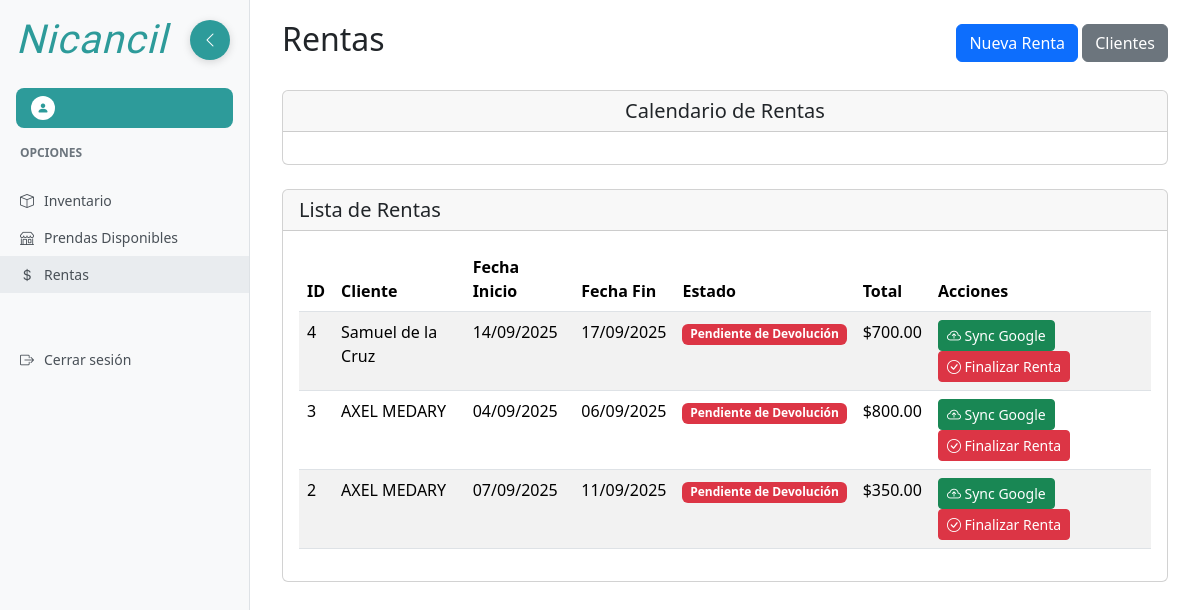
Before: /rentas/ with the older database file.
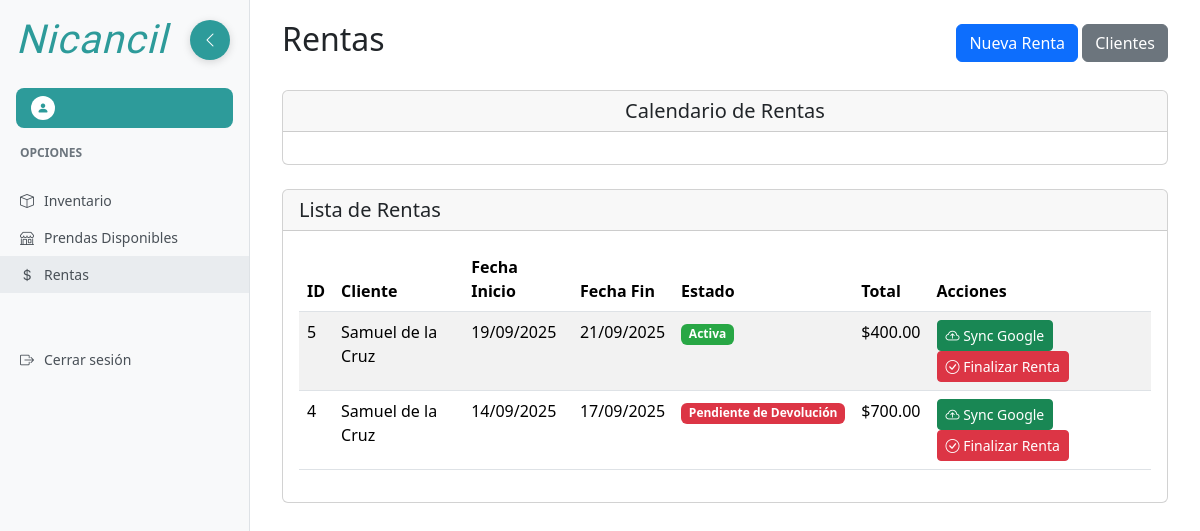
After: the same page with the newer database file.
### rentas/models.py (models this page shows, shortened)
class Renta(models.Model):
    ESTADOS = (
        ('activa', 'Activa'),
        ('pendiente_devolucion', 'Pendiente de Devolución'),
        ('finalizada', 'Finalizada'),
    )
    cliente = models.ForeignKey(Cliente, on_delete=models.CASCADE, related_name='rentas')
    prendas = models.ManyToManyField(PrendaUnidad, related_name='rentas')
    fecha_inicio = models.DateTimeField()
    fecha_fin = models.DateTimeField()
    precio_total = models.DecimalField(max_digits=10, decimal_places=2, default=0)
    estado = models.CharField(max_length=20, choices=ESTADOS, default='activa')
    fecha_creacion = models.DateTimeField(auto_now_add=True)
    class Meta:
        verbose_name = "Renta"
        verbose_name_plural = "Rentas"
        ordering = ['-fecha_creacion']

class Cliente(models.Model):
    nombre = models.CharField(max_length=100)
    telefono = models.CharField(max_length=15)
    correo = models.EmailField()
    direccion = models.TextField()
    fecha_registro = models.DateTimeField(auto_now_add=True)
    class Meta:
        verbose_name = "Cliente"
        verbose_name_plural = "Clientes"
        ordering = ['nombre']

### rentas/views.py (the view)
# urls.py: path('', views.lista_rentas, name='lista_rentas'),
def lista_rentas(request):
    from django.utils import timezone
    rentas_vencidas = Renta.objects.filter(
        estado='activa',
        fecha_fin__lt=timezone.now()
    )
    rentas_vencidas.update(estado='pendiente_devolucion')
    rentas = Renta.objects.all().order_by('-fecha_creacion')
    rentas_calendario = Renta.objects.filter(estado__in=['activa', 'pendiente_devolucion'])
    eventos_calendario = []
    for renta in rentas_calendario:
        color = '#007bff' if renta.estado == 'activa' else '#dc3545'
        eventos_calendario.append({
            'title': f"Renta #{renta.id} - {renta.cliente.nombre}",
            'start': renta.fecha_inicio.strftime('%Y-%m-%d'),
            'end': renta.fecha_fin.strftime('%Y-%m-%d'),
            'color': color,
            'textColor': '#fff'
        })
    return render(request, 'rentas/lista_rentas.html', {
        'rentas': rentas,
        'eventos_calendario': json.dumps(eventos_calendario)
    })

### templates/rentas/lista_rentas.html (shortened to what this page needs)
{% extends 'base_dashboard.html' %}
{% block extra_head %}
<link href='https://cdn.jsdelivr.net/npm/fullcalendar@5.11.3/main.min.css' rel='stylesheet' />
{% endblock %}
{% block content %}
<div class="container-fluid">
    <div class="d-flex justify-content-between align-items-center mb-4">
        <h2>Rentas</h2>
        <div>
            <a href="{% url 'nueva_renta' %}" class="btn btn-primary">
                 Nueva Renta
            </a>
            <a href="{% url 'lista_clientes' %}" class="btn btn-secondary">
                 Clientes
            </a>
        </div>
    </div>
    <div class="row mb-4">
        <div class="col-12">
            <div class="card">
                <div class="card-header text-center">
                    <h5 class="mb-0">Calendario de Rentas</h5>
                </div>
                <div class="card-body">
                </div>
            </div>
        </div>
    </div>
    <div class="row">
        <div class="col-12">
            <div class="card">
                <div class="card-header">
                    <h5 class="mb-0">Lista de Rentas</h5>
                </div>
                <div class="card-body">
                    <table class="table table-striped">
                        <thead>
                            <tr>
                                <th>ID</th>
                                <th>Cliente</th>
                                <th>Fecha Inicio</th>
                                <th>Fecha Fin</th>
                                <th>Estado</th>
                                <th>Total</th>
                                <th>Acciones</th>
                            </tr>
                        </thead>
                        <tbody>
                            {% for renta in rentas %}
                            <tr>
                                <td>{{ renta.id }}</td>
                                <td>{{ renta.cliente.nombre }}</td>
                                <td>{{ renta.fecha_inicio|date:"d/m/Y" }}</td>
                                <td>{{ renta.fecha_fin|date:"d/m/Y" }}</td>
                                <td>
                                    <span class="badge" style="
                                        {% if renta.estado == 'activa' %}
                                            background-color: #28a745; color: white;
                                        {% elif renta.estado == 'pendiente_devolucion' %}
                                            background-color: #dc3545; color: white;
                                        {% elif renta.estado == 'finalizada' %}
                                            background-color: #ffc107; color: black;
                                        {% endif %}
                                    ">
                                        {{ renta.get_estado_display }}
                                    </span>
                                </td>
                                <td>${{ renta.precio_total }}</td>
                                <td>
                                    <button onclick="sincronizarRenta({{ renta.id }})" class="btn btn-sm btn-success" id="sync-btn-{{ renta.id }}">
                                        <i class="bi bi-cloud-arrow-up"></i> Sync Google
                                    </button>
                                    <button onclick="confirmarFinalizarRenta({{ renta.id }}, '{{ renta.cliente.nombre }}')" class="btn btn-sm btn-danger">
                                        <i class="bi bi-check-circle"></i> Finalizar Renta
                                    </button>
                                </td>
                            </tr>
                            {% empty %}
                            <tr>
                                <td colspan="7" class="text-center">No hay rentas registradas</td>
                            </tr>
                            {% endfor %}
                        </tbody>
                    </table>
                </div>
            </div>
        </div>
    </div>
</div>
{% endblock %}

### templates/base_dashboard.html (shortened to what this page needs)
<!DOCTYPE html>
<html lang="es">
<head>
    <link href="https://cdn.jsdelivr.net/npm/bootstrap@5.3.2/dist/css/bootstrap.min.css" rel="stylesheet">
    <link href="https://cdn.jsdelivr.net/npm/bootstrap-icons@1.10.0/font/bootstrap-icons.css" rel="stylesheet">
    {% load static %}
    <link rel="stylesheet" type="text/css" href="{% static 'css/dashboard.css' %}">
    {% block extra_head %}{% endblock %}
</head>
<body>
    <div class="sidebar position-fixed" id="sidebar" style="width: 250px; transition: all 0.3s ease;">
        <div class="p-3">
            <h1 class="nicancil-font text-nicancil-teal mb-4" style="transition: opacity 0.3s ease, visibility 0.3s ease;">Nicancil</h1>
            <div class="user-profile" style="transition: all 0.3s ease;">
                <div class="user-icon">
                    <i class="bi bi-person-fill"></i>
                </div>
            </div>
        </div>
        <div class="sidebar-section-title" style="transition: opacity 0.3s ease, visibility 0.3s ease;">Opciones</div>
        <nav class="sidebar-nav">
            <a href="{% url 'inventario' %}" class="sidebar-nav-item {% if request.path == '/inventario/' %}active{% endif %}">
                <i class="bi bi-box"></i>
                <span style="transition: opacity 0.3s ease, visibility 0.3s ease;">Inventario</span>
            </a>
            <a href="{% url 'prenda_lista' %}" class="sidebar-nav-item {% if request.path == '/tienda/' %}active{% endif %}">
                <i class="bi bi-shop"></i>
                <span style="transition: opacity 0.3s ease, visibility 0.3s ease;">Prendas Disponibles</span>
            </a>
            <a href="{% url 'lista_rentas' %}" class="sidebar-nav-item {% if '/rentas/' in request.path %}active{% endif %}">
                <i class="bi bi-currency-dollar"></i>
                <span style="transition: opacity 0.3s ease, visibility 0.3s ease;">Rentas</span>
            </a>
            <a href="{% url 'logout' %}" class="sidebar-nav-item mt-5">
                <i class="bi bi-box-arrow-right"></i>
                <span style="transition: opacity 0.3s ease, visibility 0.3s ease;">Cerrar sesión</span>
            </a>
        </nav>
    </div>
    <button class="sidebar-toggle" id="sidebarToggle" style="position: fixed; left: 190px; top: 20px; z-index: 1001; background-color: #2D9B9A; color: white; border: none; width: 40px; height: 40px; border-radius: 50%; display: flex; align-items: center; justify-content: center; cursor: pointer; transition: all 0.3s ease; box-shadow: 0 2px 8px rgba(0,0,0,0.15);">
        <i class="bi bi-chevron-left"></i>
    </button>
    <div class="main-content-wrapper" id="mainContent" style="margin-left: 250px; transition: margin-left 0.3s ease;">
        {% block content %}{% endblock %}
    </div>
</body>
</html>

### static/css/dashboard.css (style rules this page uses)
:root { --nicancil-teal: #2D9B9A; }
.text-nicancil-teal { color: var(--nicancil-teal) !important; }
.nicancil-font { font-family: 'Great Vibes', cursive; font-weight: 400; letter-spacing: 1px; font-style: italic; font-size: 2.5rem; color: var(--nicancil-teal); }
.sidebar { min-height: 100vh; background-color: #f8f9fa; border-right: 1px solid #dee2e6; width: 250px; transition: all 0.3s ease; z-index: 1000; }
.main-content-wrapper { margin-left: 250px; min-height: 100vh; padding: 20px; transition: margin-left 0.3s ease; }
.sidebar-toggle { position: fixed; left: 210px; top: 20px; z-index: 1001; background-color: var(--nicancil-teal); color: white; border: none; width: 40px; height: 40px; border-radius: 50%; display: flex; align-items: center; justify-content: center; cursor: pointer; transition: all 0.3s ease; box-shadow: 0 2px 8px rgba(0,0,0,0.15); }
.user-profile { background-color: var(--nicancil-teal); color: white; padding: 8px 15px; border-radius: 8px; display: flex; align-items: center; gap: 8px; font-weight: 500; }
.user-icon { background-color: white; color: var(--nicancil-teal); width: 24px; height: 24px; border-radius: 50%; display: flex; align-items: center; justify-content: center; font-size: 12px; }
.sidebar-nav { padding: 0; margin-top: 20px; }
.sidebar-section-title { color: #6c757d; font-size: 12px; font-weight: 600; text-transform: uppercase; margin-bottom: 10px; padding: 0 20px; }
.sidebar-nav-item { display: flex; align-items: center; padding: 8px 20px; color: #495057; text-decoration: none; font-size: 14px; gap: 10px; transition: all 0.3s ease; position: relative; }
.sidebar-nav-item span { transition: opacity 0.3s ease, visibility 0.3s ease; }
.sidebar-nav-item.active { background-color: #e9ecef; color: #495057; }

Changed rows visible on the page:
removed Renta: id "3", cliente.nombre "AXEL MEDARY", fecha_inicio "04/09/2025", fecha_fin "06/09/2025", estado "Pendiente de Devolución", precio_total "800.00"
removed Renta: id "2", cliente.nombre "AXEL MEDARY", fecha_inicio "07/09/2025", fecha_fin "11/09/2025", estado "Pendiente de Devolución", precio_total "350.00"
added Renta: id "5", cliente.nombre "Samuel de la Cruz", fecha_inicio "19/09/2025", fecha_fin "21/09/2025", estado "Activa", precio_total "400.00"
